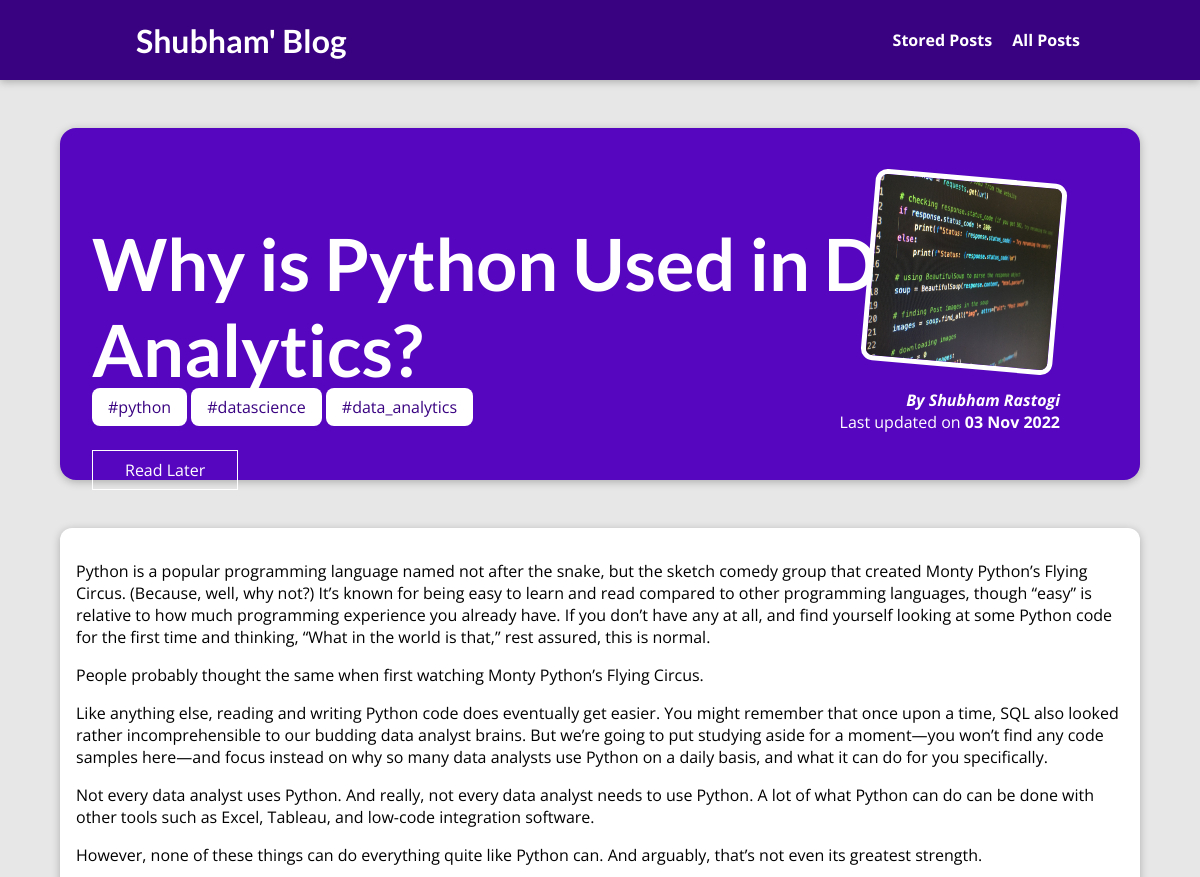
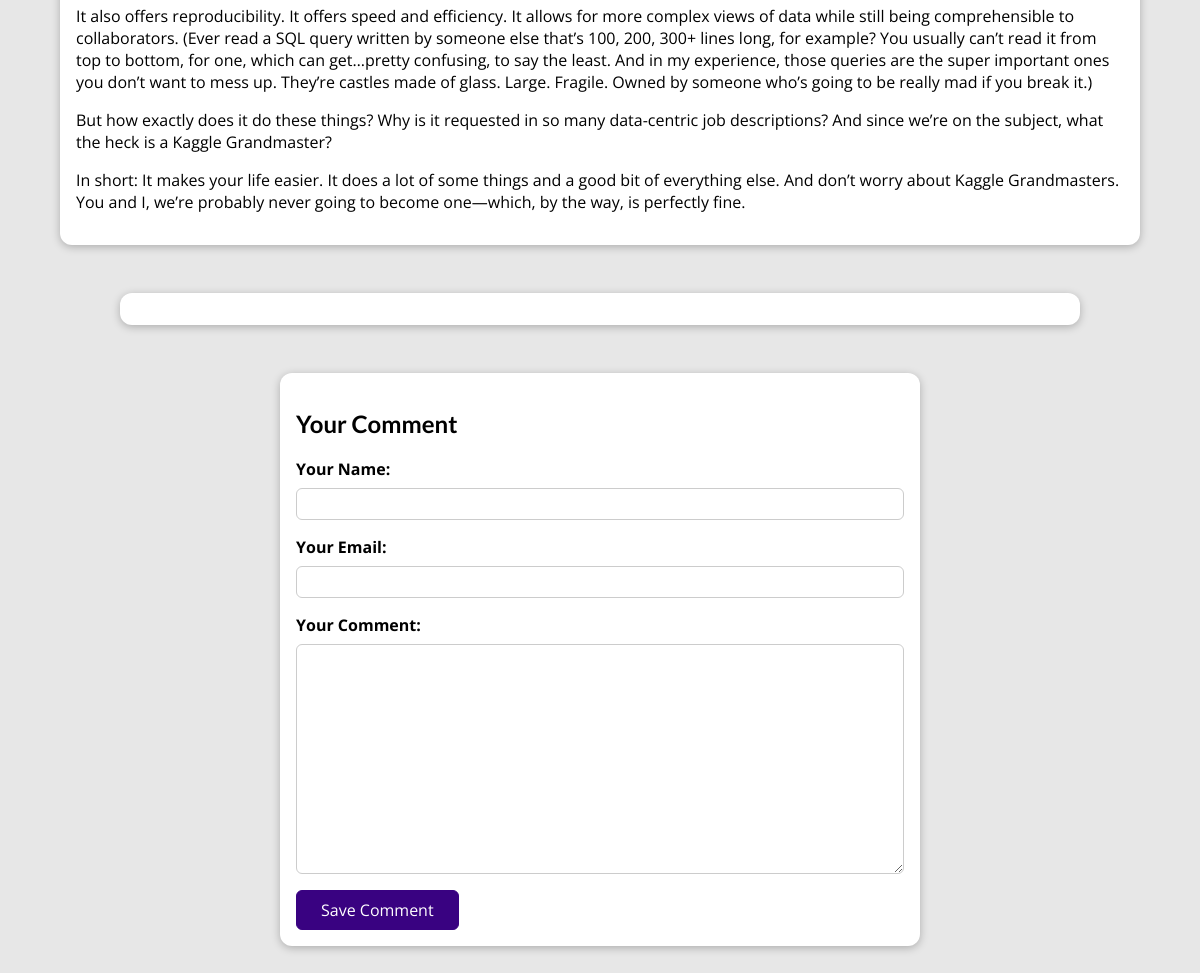
The app's page /posts/why-is-python-used-in-data-analytics with its own data (2 pictures, top to bottom).
### blog/models.py (models this page shows, shortened)
class Post(models.Model):
    title = models.CharField(max_length=150)
    excerpt = models.CharField(max_length=200)
    image = models.ImageField(upload_to="posts", null=True)
    date = models.DateField(auto_now=True)
    slug = models.SlugField(unique=True, db_index=True)
    content = models.TextField(validators=[MinLengthValidator(10)])
    author = models.ForeignKey(
        Author, on_delete=models.SET_NULL, null=True, related_name="posts")
    tags = models.ManyToManyField(Tag)

class Tag(models.Model):
    caption = models.CharField(max_length=20)

class Author(models.Model):
    first_name = models.CharField(max_length=100)
    last_name = models.CharField(max_length=100)
    email_address = models.EmailField()
    def full_name(self):
        return f"{self.first_name} {self.last_name}"
    def __str__(self):
        return self.full_name()

### blog/views.py (the view, shortened to what this page needs)
# urls.py: path("posts/<slug:slug>", views.SinglePostView.as_view(),
class SinglePostView(View):
    def is_stored_post(self, request, post_id):
        stored_posts = request.session.get("stored_posts")
        if stored_posts is not None:
          is_saved_for_later = post_id in stored_posts
        else:
          is_saved_for_later = False
        return is_saved_for_later
    def get(self, request, slug):
        post = Post.objects.get(slug=slug)
        context = {
            "post": post,
            "post_tags": post.tags.all(),
            "comment_form": CommentForm(),
            "comments": post.comments.all().order_by("-id"),
            "saved_for_later": self.is_stored_post(request, post.id)
        }
        return render(request, "blog/post-detail.html", context)

### blog/forms.py
class CommentForm(forms.ModelForm):
    class Meta:
        model = Comment
        exclude = ["post"]
        labels = {
          "user_name": "Your Name",
          "user_email": "Your Email",
          "text": "Your Comment"
        }

### blog/templates/blog/post-detail.html (shortened to what this page needs)
{% extends "base.html" %}
{% load static %}
{% block css_files %}
<link rel="stylesheet" href="{% static "blog/post-detail.css" %}" />
{% endblock %}
{% block content %}
<section id="summary">
  <h2>{{ post.title }}</h2>
  <div>
    {% for tag in post_tags %}
      <span class="tag">{{ tag.caption }}</span>
    {% endfor %}
  </div>
  <div id="read-later">
    <form action="{% url "read-later" %}" method="POST">
      <button>
        {% if saved_for_later %}
          Remove from "Read Later" List
        {% else %}
          Read Later
        {% endif %}
      </button>
    </form>
  </div>
  <article>
    <img src="{{ post.image.url }}" alt="{{ post.title }}" />
    <address>By <a href="mailto:{{ post.author.email_address }}">{{ post.author }}</a></address>
    <div>Last updated on <time>{{ post.date|date:"d M Y" }}</time></div>
  </article>
</section>
<main>
  {{ post.content|linebreaks }}
</main>
<section id="comments">
</section>
<section id="comment-form">
  <h2>Your Comment</h2>
  <form action="{% url "post-detail-page" post.slug %}" method="POST">
    {% for form_field in comment_form %}
      <div class="form-control {% if form_field.errors %}invalid{% endif %}">
        {{ form_field.label_tag }}
        {{ form_field }}
      </div>
    {% endfor %}
    <button>Save Comment</button>
  </form>
</section>
{% endblock %}

### templates/base.html (shortened to what this page needs)
{% load static %}
<!DOCTYPE html>
<html lang="en">
<head>
  <link rel="stylesheet" href="{% static "app.css" %}">
  {% block css_files %}{% endblock %}
</head>
<body>
  <header id="main-navigation">
    <h1><a href="{% url "starting-page" %}">Shubham' Blog</a></h1>
    <nav>
      <a href="{% url "read-later" %}">Stored Posts</a>
      <a href="{% url "posts-page" %}">All Posts</a>
    </nav>
  </header>
  {% block content %}
  {% endblock %}
</body>
</html>

### static/app.css (style rules this page uses)
* { box-sizing: border-box; }
html { font-family: 'Open Sans', 'Lato', sans-serif; }
body { margin: 0; }
h1, h2, h3 { font-family: 'Lato', sans-serif; font-weight: bold; }
#main-navigation { width: 100%; height: 5rem; display: flex; justify-content: space-between; align-items: center; padding: 0 10%; position: absolute; top: 0; left: 0; }
#main-navigation a { text-decoration: none; color: white; font-weight: bold; margin-left: 1rem; }

### blog/static/blog/post-detail.css (style rules this page uses)
body { background-color: #e7e7e7; }
#main-navigation { background-color: #390281; box-shadow: 0 2px 8px rgba(0, 0, 0, 0.25); }
#summary { margin: 8rem auto 3rem auto; padding: 2rem; width: 90%; max-width: 90rem; border-radius: 16px; background-color: #5706c0; position: relative; box-shadow: 0 2px 8px rgba(0, 0, 0, 0.25); height: 22rem; }
#summary h2 { color: white; font-size: 4.5rem; margin-bottom: 0.25rem; }
#summary article { position: absolute; top: 2rem; right: 3rem; padding: 1rem 2rem; border-radius: 12px; text-align: right; color: white; }
#summary article img { width: 12rem; height: 12rem; border-radius: 12px; transform: rotateZ(5deg); border: 5px solid white; margin-bottom: 1rem; }
#summary address { font-weight: bold; }
#summary a { color: white; text-decoration: none; }
#summary time { font-weight: bold; }
#read-later { margin: 2rem 0; }
#read-later button { background-color: transparent; border: 1px solid white; padding: 0.5rem 2rem; font: inherit; color: white; cursor: pointer; }
main { width: 90%; max-width: 90rem; margin: 3rem auto; background-color: white; padding: 1rem; border-radius: 12px; box-shadow: 0 2px 8px rgba(0, 0, 0, 0.25); }
.tag { background-color: white; color: #390281; padding: 0.5rem 1rem; border-radius: 8px; }
#comment-form { margin: 3rem auto; width: 90%; max-width: 40rem; border-radius: 12px; background-color: white; box-shadow: 0 2px 8px rgba(0, 0, 0, 0.25); padding: 1rem; }
#comment-form button { font: inherit; background-color: #390281; color: white; border: 1px solid #390281; padding: 0.5rem 1.5rem; border-radius: 6px; cursor: pointer; }
.form-control { margin-bottom: 1rem; }
.form-control label { font-weight: bold; margin-bottom: 0.5rem; display: block; }
.form-control input, .form-control textarea { display: block; width: 100%; font: inherit; padding: 0.25rem; border-radius: 6px; border: 1px solid #ccc; }
#comments { margin: 3rem auto; width: 90%; max-width: 60rem; border-radius: 12px; background-color: white; box-shadow: 0 2px 8px rgba(0, 0, 0, 0.25); padding: 1rem 2rem; }

### records on screen
Post: title "Why is Python Used in Data Analytics?", image (picture), author "Shubham Rastogi", date "03 Nov 2022", content "Python is a popular programming language named not after the snake, but the sketch comedy group that created Monty Python’s Flying Circus. (Because, well, why not?) It’s known for being easy to learn and read compared to other programming languages, though “easy” is relative to how much programming experience you already have. If you don’t have any at all, and find yourself looking at some Python code for the first time and thinking, “What in the world is that,” rest assured, this is normal. People probably thought the same when first watching Monty Python’s Flying Circus. Like anything else, reading and writing Python code does eventually get easier. You might remember that once upon a…"
Tag: caption "#python"
Tag: caption "#datascience"
Tag: caption "#data_analytics"
